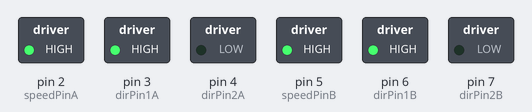
A sketch run on a simulated Arduino Uno, built with avr-gcc and run on an emulated ATmega328P. On the bench: switched loads named in the sketch (green lamp = pin HIGH).

Above: at 0.1 s.
At 8.1 s:
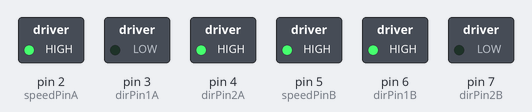
At 12.1 s:
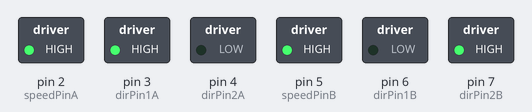
At 16.1 s:
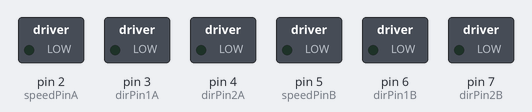
At 24.1 s:
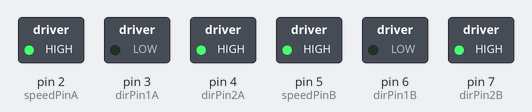
At 33.1 s:
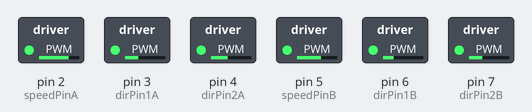
Timing chart, 0 to 34.6 s (numbered marks = the images above):
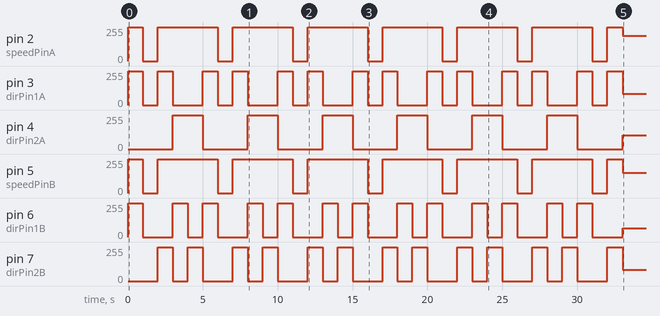

The sketch:

rcCar.ino
```cpp
#include <SoftwareSerial.h>

//Default: motors off

//bluetooth pins
int rdx = 3;
int txd = 2;
//serial communication object
SoftwareSerial blueTooth(rdx,txd);

//rMotor pins
//ena
int speedPinA = 2;
//in1; (clockwise)
int dirPin1A = 3;
//in2; (counterClockwise)
int dirPin2A = 4;

//lMotor pins
//enb
int speedPinB = 5;
//in4; (clockwise)
int dirPin1B = 6;
//in5; (counterClockwise)
int dirPin2B = 7;

//declare pinmodes, initialize values. Setup: "the constructor of an arduino" (it has the same functionality save for actually creating and returning an object referece).
void setup(){
    pinMode(speedPinA, OUTPUT);
    pinMode(dirPin1A, OUTPUT);
    pinMode(dirPin2A, OUTPUT);

    pinMode(speedPinB, OUTPUT);
    pinMode(dirPin1B, OUTPUT);
    pinMode(dirPin2B, OUTPUT);
}

void loop(){


    /*
    *Testing
    */
    //Testing time variable
    int currentTimeGlobal = millis();
    //rMotors F + B + S, lMotors F + B + S
    //PASSED
    // motorTestLeft();
    // motorTestRight();
    // currentTimeGlobal = millis();
    // while(millis()-currentTimeGlobal < 1000){
    //     continue;
    // }

    //Forward, stop, turn right, turn left, backwards.
    forward();
    currentTimeGlobal = millis();
    while(millis()-currentTimeGlobal < 1000){
        continue;
    }
    stop();
    currentTimeGlobal = millis();
    while(millis()-currentTimeGlobal < 1000){
        continue;
    }
    turnRight();
    currentTimeGlobal = millis();
    while(millis()-currentTimeGlobal < 1000){
        continue;
    }
    turnLeft();
    currentTimeGlobal = millis();
    while(millis()-currentTimeGlobal < 1000){
        continue;
    }
    reverse();
    currentTimeGlobal = millis();
    while(millis()-currentTimeGlobal < 1000){
        continue;
    }
    stop();

}

//High level motor control.
static void turnRight(){
    lMotorsForward();
    rMotorsReverse();
}
static void turnLeft(){
    lMotorsReverse();
    rMotorsForward();
}

static void forward(){
    rMotorsForward();
    lMotorsForward();
}

static void reverse(){
    rMotorsReverse();
    lMotorsReverse();
}

static void stop(){
    rMotorsStop();
    lMotorsStop();
}


/*
*
*Low level motor control functions.
*
*/
//turns on all motors on left.
static void lMotorsForward(){
    analogWrite(speedPinA, 255);
    digitalWrite(dirPin1A,HIGH);
    digitalWrite(dirPin2A,LOW);
}

static void lMotorsReverse(){
    analogWrite(speedPinA, 255);
    digitalWrite(dirPin1A,LOW);
    digitalWrite(dirPin2A,HIGH);
}

//turns off all motors on left.
static void lMotorsStop(){
    analogWrite(speedPinA, 0);
    digitalWrite(dirPin1A,LOW);
    digitalWrite(dirPin2A,LOW);
}

static void rMotorsForward(){
    analogWrite(speedPinB, 255);
    digitalWrite(dirPin1B,HIGH);
    digitalWrite(dirPin2B,LOW);
}

static void rMotorsReverse(){
    analogWrite(speedPinB, 255);
    digitalWrite(dirPin1B,LOW);
    digitalWrite(dirPin2B,HIGH);
}

//Turns off all motors on the right.
static void rMotorsStop(){
    analogWrite(speedPinB, 0);
    digitalWrite(dirPin1B,LOW);
    digitalWrite(dirPin2B,LOW);
}


/*
*Motor testing
*/

static void motorTestLeft(){
    unsigned long currentTime = millis();
    lMotorsForward();
    while((millis()-currentTime) < 1000){
        continue;
    }
    currentTime = millis();
    lMotorsReverse();
    while(millis()-currentTime < 1000){
        continue;
    }
    lMotorsStop();
}

static void motorTestRight(){
    unsigned long currentTime = millis();
    rMotorsForward();
    while((millis()-currentTime) < 1001){
        continue;
    }

    currentTime = millis();
    rMotorsReverse();
    while(millis()-currentTime < 1001){
        continue;
    }
    rMotorsStop();
}
```

Measured:
- by itself, pin 4 (dirPin2A): repeats every 5.0 s: 0/255 3.0 s, 255/255 2.0 s, until it stays 105/255 from 33.0 s
- by itself, pin 6 (dirPin1B): repeats every 5.0 s: 0/255 2.0 s, 255/255 1.0 s, 0/255 1.0 s, 255/255 1.0 s, until it stays 66/255 from 33.0 s
- by itself, pin 2 (speedPinA): 0/255 → 255/255 at 0.00 s, → 0/255 1.0 s later, → 255/255 1.0 s later, → 0/255 4.0 s later, … (16 changes in this stretch)
- by itself, pin 5 (speedPinB): 0/255 → 255/255 at 0.00 s, → 0/255 1.0 s later, → 255/255 1.0 s later, → 0/255 4.0 s later, … (16 changes in this stretch)
